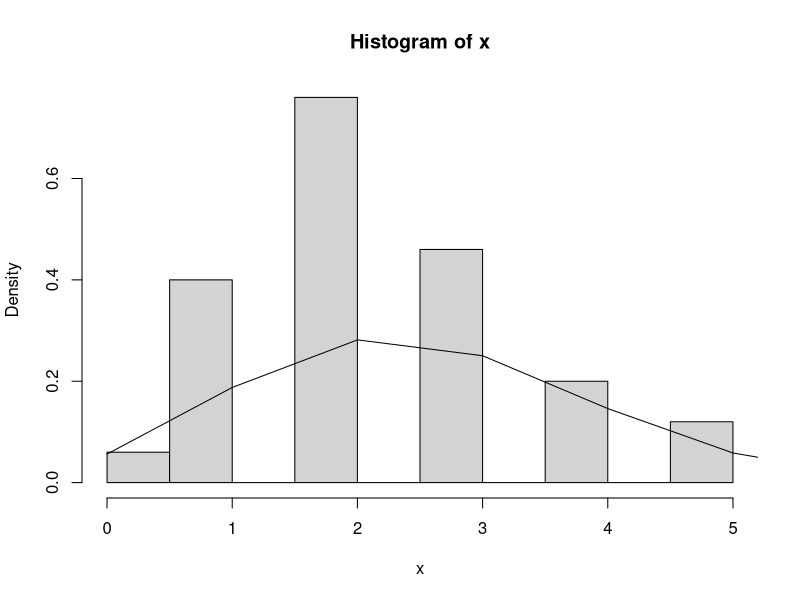
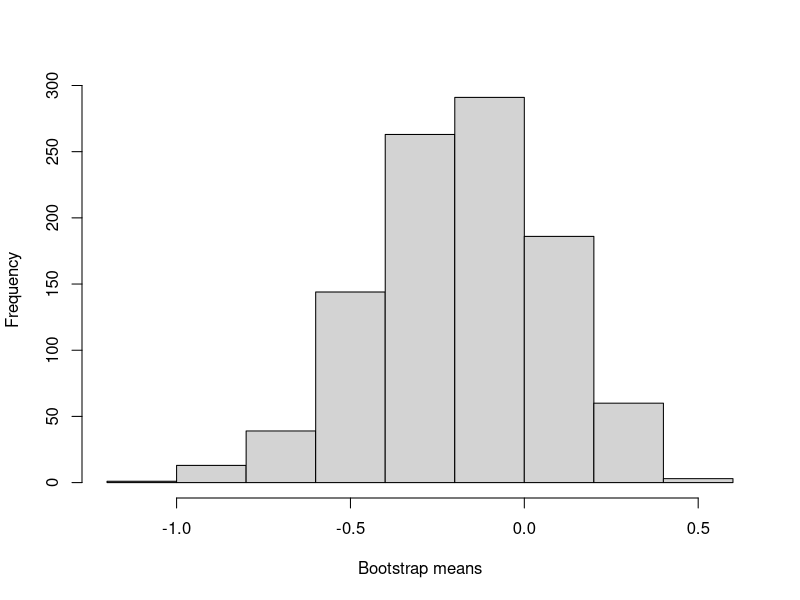
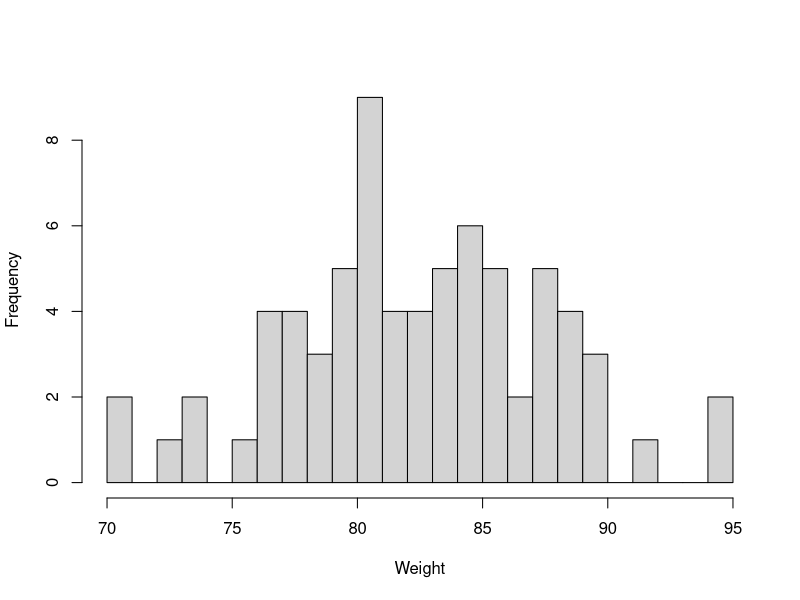
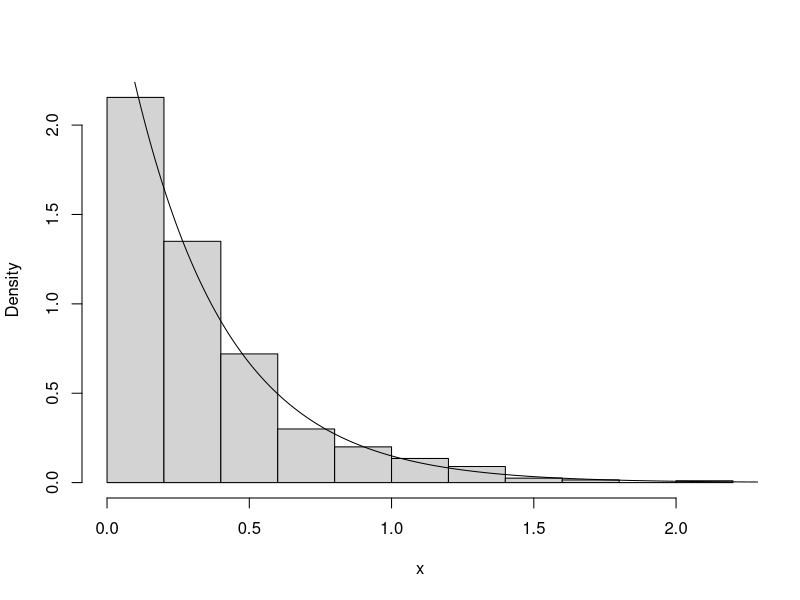

These charts were generated, in order, by the following R code:
## ---- chunk 1
runif(2)
old.seed <- .Random.seed # Store the seed
set.seed(20090425)
runif(2)
set.seed(20090425)  # Reset it
runif(2)
.Random.seed <- old.seed  # Restore old seed
## ---- chunk 2
RNGkind()
RNGkind('Wich')
RNGkind()
## ---- chunk 3
binom_cdf <- function(x, n, p) {
    Fx <- 0
    for (i in 0:x) {
        Fx <- Fx + choose(n, i) * p^i * (1-p)^{n-i}
    }
    return(Fx)
}
## ---- chunk 4
gen_variate <- function(F, ...) {
    x <- 0
    u <- runif(1)
    while (F(x, ...) < u) x <- x + 1
    return(x)
}
## ---- chunk 5
x <- numeric(100)
for (i in 1:100) x[i] <- gen_variate(binom_cdf, 10, 0.25)
# use replicate function
x <- replicate(100, gen_variate(binom_cdf, 10, 0.25))
hist(x, prob=T)
lines(0:10, dbinom(0:10,10,0.25))
## ---- chunk 6
rnorm(n=5, mean=3, sd=4)
rbinom(n=5, 10, 0.3)
## ---- chunk 7
sample(c(-1,14,3,6,-3))
sample(5)
sample(5, replace=T)
## ---- chunk 8
(x <- rnorm(10))
sample(x, 10, replace=TRUE)
## ---- chunk 9
x <- rnorm(10)
s <- numeric(1000)
for(i in seq_along(s)) s[i] <- mean(sample(x, 10, replace=TRUE))
hist(s, xlab="Bootstrap means", main="")
## ---- chunk 10
library(boot)
x <- rnorm(10)
med <- function(x,i) median(x[i])
(bmed <- boot(x, med, R=999))
boot.ci(bmed)
## ---- chunk 11
data(anorexia, package="MASS")
hist(anorexia[,'Prewt'], breaks=ceiling(diff(range(anorexia[,'Prewt']))), main='', xlab='Weight')
## ---- chunk 12
data(anorexia, package='MASS')
weight <- anorexia$Prewt
bmeans <- numeric(999)
for (i in 1:999) {
  s <- sample(weight, replace=T)
  bmeans[i] <- mean(s)
}
quantile(bmeans, c(0.025, 0.975))
## ---- chunk 13
mean(weight, na.rm=T) - 1.96*sd(weight, na.rm=T)/sqrt(length(weight))
mean(weight, na.rm=T) + 1.96*sd(weight, na.rm=T)/sqrt(length(weight))
weight_boot <- boot(weight, function(x,i) mean(x[i]), R=999)
quantile(weight_boot$t, c(0.025, 0.975))
## ---- chunk 14
true_mu <- 0
x <- rnorm(100, true_mu)
R <- 999

lower <- numeric(R)
upper <- numeric(R)

for (i in 1:R) {

    s <- x[sample(length(x), replace=TRUE)]
    xbar <- mean(s)
    s <- sd(s)

    lower[i] = xbar + qnorm(0.025) * (s / sqrt(length(x)))
    upper[i] = xbar + qnorm(0.975) * (s / sqrt(length(x)))
}

mean(lower < true_mu & upper > true_mu)
## ---- chunk 15
x <- 5492364201
## ---- chunk 16
(y <- as.character(x**2))
## ---- chunk 17
options(scipen=10)
as.numeric(substring(y,6,15))
## ---- chunk 18
m <- 10; A <- 103; B <- 17; x <- 2
(x <- (A*x + B) %% m)
(x <- (A*x + B) %% m)
(x <- (A*x + B) %% m)
## ---- chunk 19
m <- 2^32; A <- 1644525; B <- 1013904223
x <- (A*x + B) %% m; x/m
x <- (A*x + B) %% m; x/m
x <- (A*x + B) %% m; x/m
## ---- chunk 20
geom_sample <- function(p) {
    x <- 0
    success <- FALSE
    while (!success) {
        u <- runif(1)
        if (u < p) {
            success <- TRUE
        } else {
            x <- x + 1
        }
    }
    return(x)
}
## ---- chunk 21
f <- function(x,lam) -1/lam * log(1-x)
hist(f(runif(1000), 3), prob=T, xlab="x", main="")
lines((1:300)/100, dexp((1:300)/100, 3))
## ---- chunk 22
triangular <- function(x){
    if ((0<x) && (x<1)) {
        return(x)
    } else if ((1<x) && (x<2)) {
        return(2-x)
    } else {
        return(0)
    }
}
## ---- chunk 23
rejectionK <- function(fx, a, b, K) {
    while (TRUE) {
        x <- runif(1, a, b)
        y <- runif(1, 0, K)
        if (y < fx(x)) return(x)
    }
}
